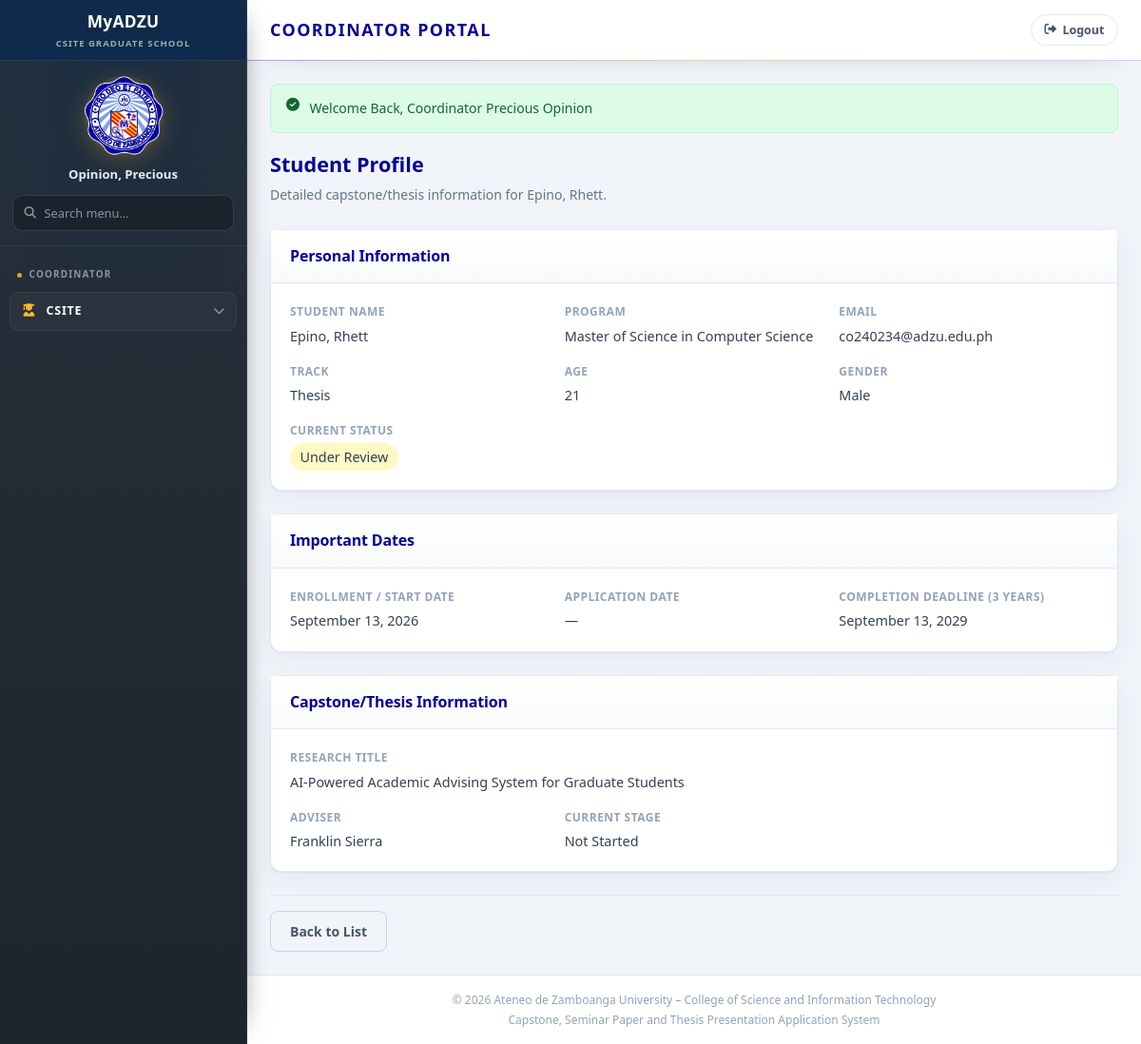
Screenshot of /coordinator/students/view.php?id=240234 (signed in) with the database file from the repository.
### tables this page shows
CREATE TABLE `students` (
  `student_id` int(11) NOT NULL,
  `user_id` int(11) NOT NULL,
  `first_name` varchar(50) NOT NULL,
  `last_name` varchar(50) NOT NULL,
  `middle_initial` varchar(5) DEFAULT NULL,
  `age` int(11) NOT NULL,
  `gender` varchar(20) NOT NULL,
  `program` varchar(100) NOT NULL,
  `track` enum('thesis','capstone','seminar') NOT NULL,
  `adviser_name` varchar(150) DEFAULT NULL,
  `enrollment_date` date DEFAULT NULL,
  `archived_at` timestamp NULL DEFAULT NULL
);

CREATE TABLE `users` (
  `user_id` int(11) NOT NULL,
  `full_name` varchar(150) NOT NULL,
  `email` varchar(100) NOT NULL,
  `password` varchar(255) NOT NULL,
  `role` enum('student','coordinator','panel','adviser') NOT NULL,
  `created_at` timestamp NOT NULL DEFAULT current_timestamp()
);

### includes/config/modules/00-settings.php (called while the page is built, shortened)
<?php
$mockStudent = [
    'id'           => '2024-001',
    'name'         => 'Torres, Robbie Ryan A',
    'email'        => 'rtorres@adzu.edu.ph',
    'program'      => 'MSCS',
    'program_name' => 'Master of Science in Computer Science',
    'track'        => 'thesis',
    'enroll_date'  => '2024-08-15',
    'current_stage'=> 'proposal',
    'status'       => 'under_review',
    'title'        => 'AI-Powered Academic Advising System for Graduate Students',
    'adviser'      => 'Dr. Maria Santos',
    'completion_deadline' => '2027-08-15',
];

### includes/config/modules/31-authentication.php (called while the page is built, shortened)
<?php
function findStudentByEmail(string $email): ?array {
    foreach (storeGet('students') as $s) {
        if (strcasecmp((string) $s['email'], $email) === 0) {
            return $s;
        }
    }
    return null;
}
function findStudentById(string $id): ?array {
    return null;
}
function currentStudentEmail(array $fallback): string {
    $id = (string) ($_SESSION['current_student_id'] ?? '');
    return $_SESSION['current_student_email'] ?? $fallback['email'];
}
function currentStudentProfile(array $fallback): array {
    $sessionUser = $_SESSION['user'] ?? [];
    $userId = $sessionUser['user_id'] ?? $_SESSION['user_id'] ?? null;
    $id = (string) ($_SESSION['current_student_id'] ?? '');
    $s = $id !== '' ? findStudentById($id) : null;
    $email = currentStudentEmail($fallback);
    if (!$s) {
        $s = findStudentByEmail($email);
    }
    $program = $s['program'];
    $track = getTrackForProgram($program);
    $fullName = PROGRAMS[$program] ?? $program;
    $programName = preg_replace('/\s*\(.*\)$/', '', $fullName) ?: $fullName;
    $enroll = $s['enrollDate'] ?? $fallback['enroll_date'];
    $year = (int) substr($enroll, 0, 4);
    return array_merge($fallback, [
        'id' => $s['id'],
        'name' => studentDisplayName($s),
        'email' => $s['email'],
        'program' => $program,
        'program_name' => $programName,
        'track' => $track,
        'trackLabel' => getTrackLabel($track),
        'enroll_date' => $enroll,
        'current_stage' => $s['currentStage'] ?? 'proposal',
        'status' => $s['status'] ?? 'pending',
        'title' => $s['title'] ?? $fallback['title'],
        'adviser' => $s['adviser'] ?? $fallback['adviser'],
        'completion_deadline' => ($year + 3) . substr($enroll, 4),
    ]);
}

### includes/config/modules/25-prototype-store.php (called while the page is built, shortened)
<?php
function storeGet(string $key, array $default = []): array {
    return $_SESSION[$key] ?? $default;
}

### includes/config/db.php (called while the page is built, shortened)
<?php
class DB {
    private static $pdo = null;
    public static function getConnection() {
        if (self::$pdo === null) {
            $host = 'localhost';
            $db   = 'csite_grad_school';
            $user = 'root';
            $pass = '';
            $port = '3306';
            $dsn = "mysql:host=$host;port=$port;dbname=$db;charset=utf8mb4";
            try {
                self::$pdo = new PDO($dsn, $user, $pass, [
                    PDO::ATTR_ERRMODE            => PDO::ERRMODE_EXCEPTION,
                    PDO::ATTR_DEFAULT_FETCH_MODE => PDO::FETCH_ASSOC,
                    PDO::ATTR_EMULATE_PREPARES   => false,
                ]);
            } catch (PDOException $e) {
                die("Database Connection Error: " . $e->getMessage());
            }
        }
        return self::$pdo;
    }
}

### includes/config/modules/99-bootstrap.php (called while the page is built, shortened)
<?php
$mockStudent = currentStudentProfile($mockStudent);

### includes/config/config.php (called while the page is built, shortened)
<?php
require_once __DIR__ . '/modules/00-settings.php';
require_once __DIR__ . '/modules/10-ui-and-urls.php';
require_once __DIR__ . '/modules/20-workflow-definitions.php';
require_once __DIR__ . '/modules/25-prototype-store.php';
require_once __DIR__ . '/modules/30-people.php';
require_once __DIR__ . '/modules/31-authentication.php';
require_once __DIR__ . '/modules/40-applications.php';
require_once __DIR__ . '/modules/44-helpers.php';
require_once __DIR__ . '/modules/99-bootstrap.php';

### includes/config/modules/30-people.php (called while the page is built, shortened)
<?php
function studentDisplayName(array $s): string {
    $databaseName = trim((string) ($s['name'] ?? $s['full_name'] ?? ''));
    if ($databaseName !== '') {
        return $databaseName;
    }
    $first = trim((string) ($s['firstName'] ?? $s['first_name'] ?? ''));
    $last = trim((string) ($s['lastName'] ?? $s['last_name'] ?? ''));
    $mi = trim((string) ($s['middleInitial'] ?? $s['middle_initial'] ?? ''));
    $mi = $mi !== '' ? rtrim($mi, '.') : '';
    return canonicalStudentName($first, $last, $mi);
}
function formatPersonName(?string $name): string {
    $name = trim(preg_replace('/\s+/', ' ', (string) $name) ?? '');
    if ($name === '' || ($name !== strtoupper($name) && $name !== strtolower($name))) {
        return $name;
    }
    return ucwords(strtolower($name), " \t\r\n\f\v-'");
}
function canonicalStudentName(string $first, string $last, ?string $middleInitial = ''): string {
    $first = formatPersonName($first);
    $last = formatPersonName($last);
    $mi = trim((string) $middleInitial);
    $mi = $mi !== '' ? rtrim($mi, '.') : '';
    return trim($last . ', ' . $first . ($mi !== '' ? ' ' . $mi : ''));
}

### includes/config/modules/40-applications.php (called while the page is built, shortened)
<?php
function latestApplicationForEmail(string $email): ?array {
    if (class_exists('DB') && $email !== '') {
        try {
            $stmt = DB::getConnection()->prepare(
                'SELECT a.application_id AS id, u.email AS studentEmail,
                        COALESCE(NULLIF(TRIM(CONCAT(s.last_name, ", ", s.first_name, IF(s.middle_initial IS NULL OR s.middle_initial = "", "", CONCAT(" ", s.middle_initial)))), ""), u.full_name) AS student,
                        CASE WHEN s.program LIKE "%Computer Science%" THEN "MSCS" WHEN s.program LIKE "%Information Technology%" THEN "MIT" WHEN s.program LIKE "%Mathematics%" THEN "MATH" ELSE s.program END AS program,
                        s.track, s.adviser_name AS adviser, a.presentation_stage AS stage,
                        a.paper_title AS title, a.status, a.coordinator_comment AS coordinatorComment,
                        a.result, a.submitted_at AS date
                 FROM applications a
                 INNER JOIN users u ON u.user_id = a.user_id
                 LEFT JOIN students s ON s.user_id = u.user_id
                 WHERE u.email = :email AND a.archived_at IS NULL
                 ORDER BY a.submitted_at DESC LIMIT 1'
            );
        } catch (Throwable $e) {
        }
    }
    $found = null;
    return $found;
}

### includes/config/modules/44-helpers.php (called while the page is built, shortened)
<?php
function displayStageLabel(array $student): string {
    $track = $student['track'] ?? getTrackForProgram($student['program'] ?? 'MSCS');
    $key = $student['currentStage'] ?? '';
    if ($key === 'not_started' || $key === 'Not Started') {
        return 'Not Started';
    }
    $stages = getStagesForTrack($track);
    return $stages[$key] ?? (string) $key;
}

### coordinator/students/view.php (the view, shortened to what this page needs)
<?php
require_once __DIR__ . '/../../includes/config/config.php';
require_once __DIR__ . '/../../includes/config/db.php';
$studentId = (int) ($_GET['id'] ?? 0);
$rec = findStudentById((string) $studentId) ?? findStudentByEmail($mockStudent['email']);
$profile = $rec ? currentStudentProfile(array_merge($mockStudent, ['email' => $rec['email']])) : $mockStudent;
if ($studentId > 0) {
    try {
        $stmt = DB::getConnection()->prepare('SELECT s.*, u.full_name, u.email FROM students s INNER JOIN users u ON u.user_id = s.user_id WHERE s.student_id = :id LIMIT 1');
        $stmt->execute(['id' => $studentId]);
        $dbStudent = $stmt->fetch();
        if ($dbStudent) {
            $programCode = array_key_first(array_filter(PROGRAMS, static fn($label) => $label === $dbStudent['program'])) ?: $dbStudent['program'];
            $programName = PROGRAMS[$programCode] ?? $dbStudent['program'];
            $enroll = $dbStudent['enrollment_date'] ?: date('Y-m-d');
            $rec = ['trackLabel' => getTrackLabel($dbStudent['track']), 'age' => $dbStudent['age'], 'gender' => $dbStudent['gender'], 'track' => $dbStudent['track'], 'program' => $programCode, 'currentStage' => 'not_started'];
            $profile = array_merge($mockStudent, ['name' => studentDisplayName($dbStudent), 'email' => $dbStudent['email'], 'program' => $programCode, 'program_name' => preg_replace('/\s*\(.*\)$/', '', $programName) ?: $programName, 'track' => $dbStudent['track'], 'enroll_date' => $enroll, 'adviser' => $dbStudent['adviser_name'] ?? '', 'completion_deadline' => ((int) substr($enroll, 0, 4) + 3) . substr($enroll, 4)]);
        }
    } catch (Throwable $e) {
    }
}
$latest = latestApplicationForEmail($profile['email']);
require_once __DIR__ . '/../../includes/layout/header.php';
?>
<div class="page-header">
    <h2>Student Profile</h2>
    <p>Detailed capstone/thesis information for <?= htmlspecialchars($profile['name']) ?>.</p>
</div>
<div class="card">
    <div class="card-header"><h3>Personal Information</h3></div>
    <div class="card-body">
        <div class="detail-grid">
            <div class="detail-item"><label>Student Name</label><span><?= htmlspecialchars($profile['name']) ?></span></div>
            <div class="detail-item"><label>Program</label><span><?= htmlspecialchars($profile['program_name']) ?></span></div>
            <div class="detail-item"><label>Email</label><span><?= htmlspecialchars($profile['email']) ?></span></div>
            <div class="detail-item"><label>Track</label><span><?= htmlspecialchars(($rec['trackLabel'] ?? getTrackLabel($profile['track']))) ?></span></div>
            <div class="detail-item"><label>Age</label><span><?= htmlspecialchars(($rec['age'] ?? '') !== '' ? $rec['age'] : '—') ?></span></div>
            <div class="detail-item"><label>Gender</label><span><?= htmlspecialchars(($rec['gender'] ?? '') !== '' ? $rec['gender'] : '—') ?></span></div>
            <div class="detail-item"><label>Current Status</label><span><?= statusBadge($profile['status']) ?></span></div>
        </div>
    </div>
</div>
<div class="card">
    <div class="card-header"><h3>Important Dates</h3></div>
    <div class="card-body">
        <div class="detail-grid">
            <div class="detail-item"><label>Enrollment / Start Date</label><span><?= date('F d, Y', strtotime($profile['enroll_date'])) ?></span></div>
            <div class="detail-item"><label>Application Date</label><span><?= $latest ? date('F d, Y', strtotime($latest['date'])) : '—' ?></span></div>
            <div class="detail-item"><label>Completion Deadline (3 Years)</label><span><?= date('F d, Y', strtotime($profile['completion_deadline'])) ?></span></div>
        </div>
    </div>
</div>
<div class="card">
    <div class="card-header"><h3>Capstone/Thesis Information</h3></div>
    <div class="card-body">
        <div class="detail-grid">
            <div class="detail-item" style="grid-column:1/-1;"><label>Research Title</label><span><?= htmlspecialchars($latest['title'] ?? $profile['title'] ?: '—') ?></span></div>
            <div class="detail-item"><label>Adviser</label><span><?= htmlspecialchars($latest['adviser'] ?? $profile['adviser'] ?: '—') ?></span></div>
            <div class="detail-item"><label>Current Stage</label><span><?= htmlspecialchars(displayStageLabel($rec ?: ['track' => $profile['track'], 'program' => $profile['program'], 'currentStage' => $profile['current_stage']])) ?></span></div>
        </div>
    </div>
</div>
<div class="form-actions">
    <a href="<?= url('coordinator/students/manage.php') ?>" class="btn btn-outline">Back to List</a>
</div>
<?php require_once __DIR__ . '/../../includes/layout/footer.php'; ?>

### assets/css/shared/00-base.css (style rules this page uses)
:root { --adzu-navy: #060297; --adzu-navy-light: #2018c0; --adzu-navy-dark: #040170; --adzu-gold: #FFB82B; --adzu-gold-hover: #e5a526; --adzu-blue: #4285F4; --white: #ffffff; --gray-50: #f8fafc; --gray-100: #f1f5f9; --gray-200: #e2e8f0; --gray-300: #cbd5e1; --gray-400: #94a3b8; --gray-500: #64748b; --gray-600: #475569; --gray-700: #334155; --gray-800: #1e293b; --success: #16a34a; --success-bg: #dcfce7; --warning: #ca8a04; --warning-bg: #fef9c3; --danger: #dc2626; --danger-bg: #fee2e2; --info: #2563eb; --info-bg: #dbeafe; --purple: #7c3aed; --purple-bg: #ede9fe; --sidebar-width: 260px; --topbar-height: 64px; --radius: 8px; --radius-lg: 12px; --shadow: 0 1px 3px rgba(6, 2, 151, 0.08); --shadow-md: 0 4px 12px rgba(6, 2, 151, 0.1); --transition: 0.2s ease; --font: 'Source Sans 3', 'Segoe UI', sans-serif; --font-heading: 'Montserrat', 'Segoe UI', sans-serif; }
*, *::before, *::after { box-sizing: border-box; margin: 0; padding: 0; }
html { scroll-behavior: smooth; }
body { font-family: var(--font); font-size: 15px; line-height: 1.6; color: var(--gray-700); background: var(--gray-100); min-height: 100vh; }
h1, h2, h3, h4, h5, h6, .topbar-title h1, .section-title, .page-header h2, .card-header h3 { font-family: var(--font-heading); }
a { color: var(--adzu-navy); text-decoration: none; transition: color var(--transition); }
.btn { display: inline-flex; align-items: center; justify-content: center; gap: 0.5rem; padding: 0.65rem 1.25rem; font-size: 0.875rem; font-weight: 600; font-family: var(--font); border: none; border-radius: var(--radius); cursor: pointer; transition: all var(--transition); text-decoration: none; line-height: 1.4; }
.btn-outline { background: transparent; border: 1px solid var(--gray-300); color: var(--gray-600); }
.form-actions { display: flex; gap: 0.75rem; flex-wrap: wrap; margin-top: 1.5rem; padding-top: 1rem; border-top: 1px solid var(--gray-200); }

### assets/css/applications/10-student-application.css (style rules this page uses)
.page-header { margin-bottom: 1.5rem; }
.page-header h2 { font-size: 1.35rem; font-weight: 700; color: var(--adzu-navy); margin-bottom: 0.25rem; }
.page-header p { font-size: 0.875rem; color: var(--gray-500); }
.card { background: var(--white); border: 1px solid var(--gray-200); border-radius: var(--radius-lg); box-shadow: var(--shadow); margin-bottom: 1.5rem; }
.card-header { padding: 1rem 1.25rem; border-bottom: 1px solid var(--gray-200); display: flex; align-items: center; justify-content: space-between; gap: 1rem; flex-wrap: wrap; }
.card-header h3 { font-size: 1rem; font-weight: 600; color: var(--adzu-navy); }
.card-body { padding: 1.25rem; }

### assets/css/coordinator/40-notifications.css (style rules this page uses)
.detail-grid { display: grid; grid-template-columns: repeat(auto-fit, minmax(220px, 1fr)); gap: 1rem; }
.detail-item label { display: block; font-size: 0.75rem; font-weight: 600; color: var(--gray-400); text-transform: uppercase; letter-spacing: 0.04em; margin-bottom: 0.2rem; }
.detail-item span { font-size: 0.9rem; color: var(--gray-700); font-weight: 500; }

### assets/css/student/95-portal-pages.css (style rules this page uses)
.card { border-color: var(--gray-200); box-shadow: 0 1px 2px rgba(6, 2, 151, 0.05), 0 8px 24px rgba(6, 2, 151, 0.06); transition: box-shadow var(--transition), transform var(--transition); }
.card-header { padding: 0.95rem 1.25rem; background: linear-gradient(180deg, #ffffff 0%, var(--gray-50) 100%); }
.card-header h3 { letter-spacing: -0.01em; }
.btn { transition: background var(--transition), color var(--transition), border-color var(--transition), box-shadow var(--transition), transform var(--transition); }

### rows the page displays
students: user.full_name "Epino, Rhett", user.email "co240234@adzu.edu.ph", age "21", gender "Male", enrollment_date "September 13, 2026", adviser_name "Franklin Sierra"

### other values shown
$userName "Opinion, Precious"
$flash['message'] "Welcome Back, Coordinator Precious Opinion"
$profile['program_name'] "Master of Science in Computer Science"
$rec['trackLabel'] "Thesis"
$info['label'] "Under Review"
date('F d, Y', strtotime($profile['completion_deadline'])) "September 13, 2029"
$latest['title'] ?? $profile['title'] ?: '—' "AI-Powered Academic Advising System for Graduate Students"
SITE_TAGLINE "Capstone, Seminar Paper and Thesis Presentation Application System"
